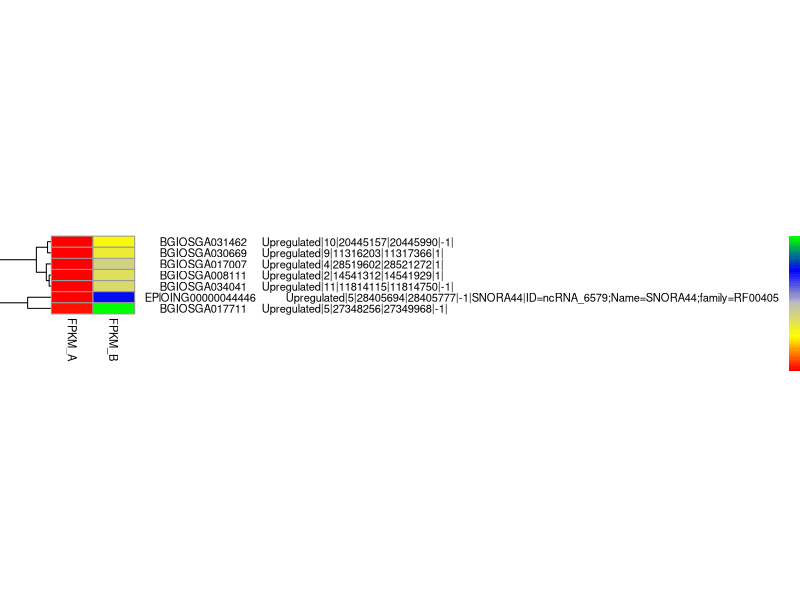

The R source for this figure:
library(pheatmap)
data <- read.csv("data.txt", sep="\t",header=TRUE, stringsAsFactors=F)
rnames <- paste(sprintf("% 20s",data[,1]),"\t",data[,2])
mat_data <- data.matrix(data[,3:ncol(data)])
rownames(mat_data) <- rnames
png("S3_vs_S6.png", width=3100,height=2000, res=315, pointsize=12)
pheatmap(mat_data,color=colorRampPalette(c("red","yellow","grey","blue","green"))(60),cluster_cols=FALSE,fontsize = 8,cellwidth=30,cellheight=8, cluster_rows = TRUE, display_numbers=F)
dev.off()
